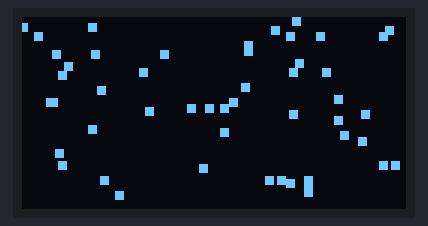
Bench run of a sketch on a simulated ESP32. On the bench: 128×64 one-colour display. Random numbers use the default seed unless the sketch sets one.

Above: at 0.2 s.
At 5.02 s:
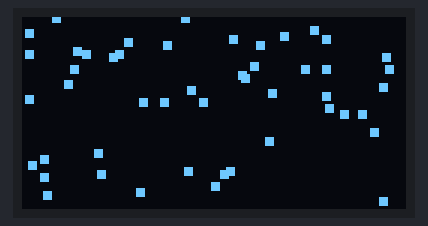
At 9.84 s:
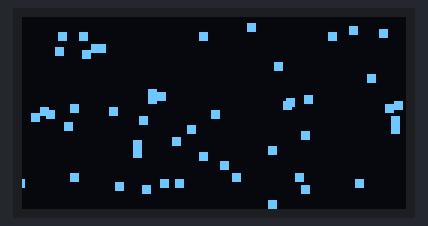
At 19.79 s:
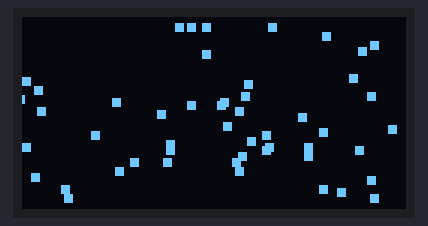
At 29.73 s:
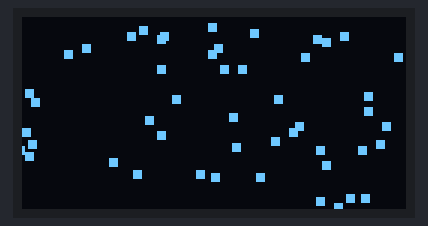
At 39.67 s:
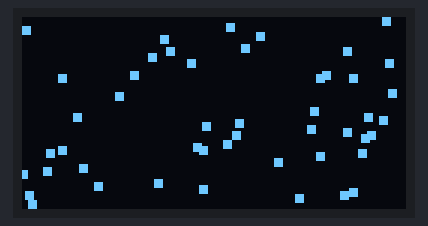

The sketch:

particle_generator.ino
```cpp
#include <SPI.h>
#include <Wire.h>
#include <Adafruit_GFX.h>
#include <Adafruit_SSD1306.h>

#define SCREEN_WIDTH 128 // OLED display width, in pixels
#define SCREEN_HEIGHT 64 // OLED display height, in pixels

#define OLED_RESET     4 // Reset pin # (or -1 if sharing Arduino reset pin)
#define SCREEN_ADDRESS 0x3C
Adafruit_SSD1306 display(SCREEN_WIDTH, SCREEN_HEIGHT, &Wire, OLED_RESET);

int buttons[] = {5, 15, 4, 16, 18, 13, 17, 14, 12};
// int buttons[] = {17, 15, 5, 14, 18, 16, 12, 13, 4}; old_version
int buttonsState[] = {0,0,0,0,0,0,0,0,0};

void checkButtons(){
  for(int i = 0; i < 9; i++){
    buttonsState[i] = !digitalRead(buttons[i]);
  }
}

double Convert(double degree){
    double pi = 3.14159265359;
    return (degree * (pi / 180));
}

#define NUM_PARTICLES 50

int last_update = millis();
int vitesse = 2;
float x = 2;
float y = 2;
float angle = Convert(80);

float coord[NUM_PARTICLES*2] = {2,2, 5,5};
float angles[NUM_PARTICLES] = {Convert(80), Convert(12)};

void setup(){
  randomSeed(analogRead(26));
  for(int i = 0; i < NUM_PARTICLES*2; i+=2){
    coord[i] = random(2,126);
    coord[i+1] = random(2,62);
    angles[i/2] = Convert(random(0,359));
  }

  for(int i = 0; i < 9; i++){
    pinMode(buttons[i], INPUT_PULLUP);
  }
  Serial.begin(115200);
  if(!display.begin(SSD1306_SWITCHCAPVCC, SCREEN_ADDRESS)) {
    Serial.println(F("SSD1306 allocation failed"));
    for(;;); // Don't proceed, loop forever
  }
  display.clearDisplay();
}

void loop(){

  if(millis() - last_update > 10){
    for(int i=0; i<NUM_PARTICLES*2; i+=2){
      x = coord[i];
      y = coord[i+1];
      angle = angles[i/2];
      display.fillRect(int(x)-1, int(y)-1, 3, 3, SSD1306_BLACK);
      last_update = millis();

      if(y >= 62 or y <= 1){
        angle = -angle;
       }
       else if(x >= 126 or x <= 1){
        angle = Convert(180)-angle;
       }
      angles[i/2] = angle;

      x += vitesse*cos(angle);
      y += vitesse*sin(angle);

      coord[i] = x;
      coord[i+1] = y;
    }
  }
  for(int i=0; i<NUM_PARTICLES*2 ; i+=2){
    x = coord[i];
    y = coord[i+1];
    display.fillRect(int(x)-1, int(y)-1, 3, 3, SSD1306_WHITE);
  }
  display.display();
  delay(10);
}
```
